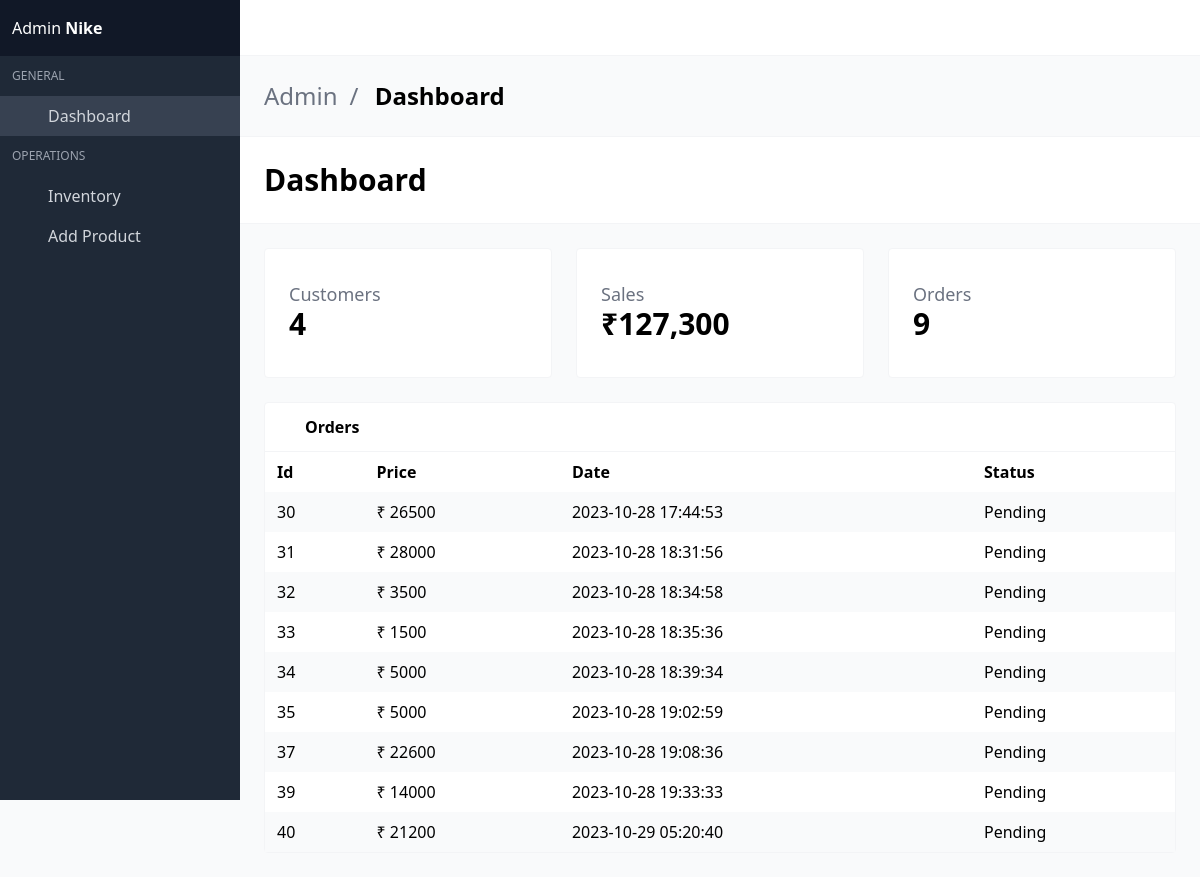
Screenshot of /Admin/index.php with the database file from the repository.
### tables this page shows
CREATE TABLE `ordertable` (
  `o.id` int(11) NOT NULL,
  `price` int(11) NOT NULL,
  `o.date` timestamp NOT NULL DEFAULT current_timestamp(),
  `c.name` varchar(255) NOT NULL
);

### Admin/index.php (the view, shortened to what this page needs)
<?php
include "../db_conn.php";
$osql= 'SELECT * FROM ordertable';
$oresult= mysqli_query($conn,$osql);
$sql = 'SELECT * FROM user WHERE role="User" ';
$result = mysqli_query($conn,$sql);
$row= mysqli_num_rows($result);
?>
<!DOCTYPE html>
<html lang="en" class="">
<head>
  <link rel="stylesheet" href="css/main.css?v=1628755089081">
</head>
<body>
<div id="app">
<nav id="navbar-main" class="navbar is-fixed-top">
  <div class="navbar-brand">
</nav>
<aside class="aside is-placed-left is-expanded">
  <div class="aside-tools">
    <div>
      Admin <b class="font-black">Nike</b>
    </div>
  </div>
  <div class="menu is-menu-main">
    <p class="menu-label">General</p>
    <ul class="menu-list">
      <li class="active">
        <a href="index.html">
          <span class="icon"><i class="mdi mdi-desktop-mac"></i></span>
          <span class="menu-item-label">Dashboard</span>
        </a>
      </li>
    </ul>
    <p class="menu-label">Operations</p>
    <ul class="menu-list">
      <li class="--set-active-tables-html">
        <a href="tables.php">
          <span class="icon"><i class="mdi mdi-table"></i></span>
          <span class="menu-item-label">Inventory</span>
        </a>
      </li>
      <li class="--set-active-forms-html">
        <a href="forms.php">
          <span class="icon"><i class="mdi mdi-square-edit-outline"></i></span>
          <span class="menu-item-label">Add Product</span>
        </a>
      </li>
    </ul>
  </div>
</aside>
<section class="is-title-bar">
  <div class="flex flex-col md:flex-row items-center justify-between space-y-6 md:space-y-0">
    <ul>
      <li>Admin</li>
      <li>Dashboard</li>
    </ul>
  </div>
</section>
<section class="is-hero-bar">
  <div class="flex flex-col md:flex-row items-center justify-between space-y-6 md:space-y-0">
    <h1 class="title">
      Dashboard
    </h1>
  </div>
</section>
  <section class="section main-section">
    <div class="grid gap-6 grid-cols-1 md:grid-cols-3 mb-6">
      <div class="card">
        <div class="card-content">
          <div class="flex items-center justify-between">
            <div class="widget-label">
              <h3>
             Customers
              </h3>
              <h1 id="users">
                <?php
               if($row){
                echo $row;
              }
                ?>
              </h1>
            </div>
            <span class="icon widget-icon text-green-500"><i class="mdi mdi-account-multiple mdi-48px"></i></span>
          </div>
        </div>
      </div>
      <div class="card">
        <div class="card-content">
          <div class="flex items-center justify-between">
            <div class="widget-label">
              <h3>
                Sales
              </h3>
              <h1 id="sales">
              <?php
              $sql = "SELECT SUM(price)as total_sum FROM ordertable";
              $result = mysqli_query($conn,$sql);
              if ($result){
                $row = mysqli_fetch_assoc($result);
                $totalSum = $row['total_sum'];
            echo "₹" .number_format($totalSum);
            } else {
                echo "Error: " . mysqli_error($conn);
            }
              ?>
              </h1>
            </div>
            <span class="icon widget-icon text-blue-500"><i class="mdi mdi-cart-outline mdi-48px"></i></span>
          </div>
        </div>
      </div>
      <div class="card">
        <div class="card-content">
          <div class="flex items-center justify-between">
            <div class="widget-label">
              <h3>
                Orders
              </h3>
              <h1>
                <?php
                $sql ="SELECT * FROM ordertable";
                $result = mysqli_query($conn,$sql);
                $row= mysqli_num_rows($result);
                if($row){
                  echo $row;
                }
                ?>
              </h1>
            </div>
            <span class="icon widget-icon text-red-500"><i class="mdi mdi-finance mdi-48px"></i></span>
          </div>
        </div>
      </div>
    </div>
    <div class="card has-table">
      <header class="card-header">
        <p class="card-header-title">
          <span class="icon"><i class="mdi mdi-account-multiple"></i></span>
          Orders
        </p>
        <a href="#" class="card-header-icon">
          <span class="icon"><i class="mdi mdi-reload"></i></span>
        </a>
      </header>
      <div class="card-content">
        <table>
          <thead>
          <tr>
            <th>Id</th>
            <th>Price</th>
            <th>Date</th>
           <th>Status</th>
          </tr>
          </thead>
          <tbody>
            <?php
            while($row = mysqli_fetch_assoc($oresult)){
            ?>
            <tr>
         <td><?php
           echo $row["o.id"];
         ?></td>
          <td><?php
           echo "₹ ".$row["price"];
         ?></td>
          <td><?php
           echo $row["o.date"];
         ?></td>
         <td>Pending</td>
        </tr>
         <?php }?>
          </tbody>
        </table>
      </div>
    </div>
  </section>
</div>
<link rel="stylesheet" href="https://cdn.materialdesignicons.com/4.9.95/css/materialdesignicons.min.css">
</body>
</html>

### rows the page displays
ordertable: id "30", price "26500", date "2023-10-28 17:44:53"
ordertable: id "31", price "28000", date "2023-10-28 18:31:56"
ordertable: id "32", price "3500", date "2023-10-28 18:34:58"
ordertable: id "33", price "1500", date "2023-10-28 18:35:36"
ordertable: id "34", price "5000", date "2023-10-28 18:39:34"
ordertable: id "35", price "5000", date "2023-10-28 19:02:59"
ordertable: id "37", price "22600", date "2023-10-28 19:08:36"
ordertable: id "39", price "14000", date "2023-10-28 19:33:33"
ordertable: id "40", price "21200", date "2023-10-29 05:20:40"

### other values shown
$row "4"
$totalSum "127,300"
$row "9"
